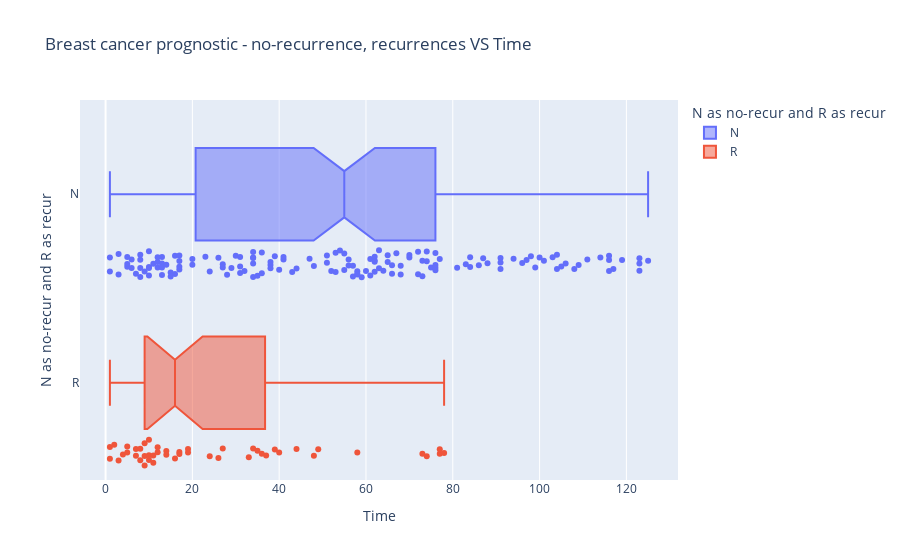

Source (notebook cell):
### Code cell
fig0 = px.box(df, 
             y="Outcome", 
             x='Time', 
             log_x=False, 
             points='all', 
             notched=True,
             color='Outcome',
             labels={'Outcome':'N as no-recur and R as recur', 'volume': 'Tumor size or volume'}, 
             title = 'Breast cancer prognostic - no-recurrence, recurrences VS Time', 
             hover_name='Outcome')

fig0.show()

### Figure 1 — Plotly figure (JSON) as saved in the notebook; plotly's stock layout.template omitted (floating-point values rounded to 4 significant figures; data arrays with more than 128 entries replaced by an {"elided": "..."} marker saying what was removed)
{"data": [{"alignmentgroup": "True", "boxpoints": "all", "hovertemplate": "<b>%{hovertext}</b><br><br>N as no-recur and R as recur=%{y}<br>Time=%{x}<extra></extra>", "hovertext": {"elided": "151 str values"}, "legendgroup": "N", "marker": {"color": "#636efa"}, "name": "N", "notched": true, "offsetgroup": "N", "orientation": "h", "showlegend": true, "type": "box", "x": {"elided": "151 int values"}, "x0": " ", "xaxis": "x", "y": {"elided": "151 str values"}, "y0": " ", "yaxis": "y"}, {"alignmentgroup": "True", "boxpoints": "all", "hovertemplate": "<b>%{hovertext}</b><br><br>N as no-recur and R as recur=%{y}<br>Time=%{x}<extra></extra>", "hovertext": ["R", "R", "R", "R", "R", "R", "R", "R", "R", "R", "R", "R", "R", "R", "R", "R", "R", "R", "R", "R", "R", "R", "R", "R", "R", "R", "R", "R", "R", "R", "R", "R", "R", "R", "R", "R", "R", "R", "R", "R", "R", "R", "R", "R", "R", "R", "R"], "legendgroup": "R", "marker": {"color": "#EF553B"}, "name": "R", "notched": true, "offsetgroup": "R", "orientation": "h", "showlegend": true, "type": "box", "x": [27, 77, 77, 36, 10, 10, 9, 8, 48, 11, 34, 19, 26, 40, 10, 35, 73, 7, 44, 8, 17, 74, 17, 19, 39, 12, 37, 5, 58, 78, 24, 33, 4, 5, 2, 49, 1, 9, 16, 9, 14, 12, 11, 7, 14, 1, 3], "x0": " ", "xaxis": "x", "y": ["R", "R", "R", "R", "R", "R", "R", "R", "R", "R", "R", "R", "R", "R", "R", "R", "R", "R", "R", "R", "R", "R", "R", "R", "R", "R", "R", "R", "R", "R", "R", "R", "R", "R", "R", "R", "R", "R", "R", "R", "R", "R", "R", "R", "R", "R", "R"], "y0": " ", "yaxis": "y"}], "layout": {"boxmode": "overlay", "legend": {"title": {"text": "N as no-recur and R as recur"}, "tracegroupgap": 0}, "title": {"text": "Breast cancer prognostic - no-recurrence, recurrences VS Time"}, "xaxis": {"anchor": "y", "domain": [0, 1], "title": {"text": "Time"}}, "yaxis": {"anchor": "x", "categoryarray": ["R", "N"], "categoryorder": "array", "domain": [0, 1], "title": {"text": "N as no-recur and R as recur"}}}}
